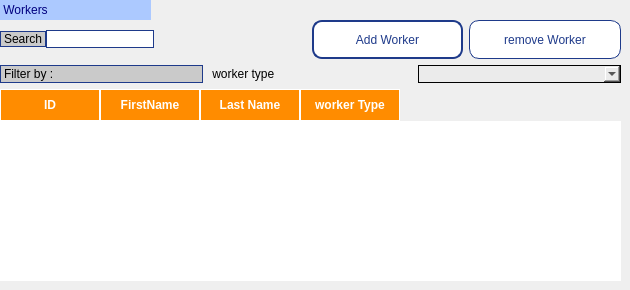
            <widget class="QWidget" name="workers">
             <property name="sizePolicy">
              <sizepolicy hsizetype="Expanding" vsizetype="Expanding">
               <horstretch>0</horstretch>
               <verstretch>0</verstretch>
              </sizepolicy>
             </property>
             <widget class="QLabel" name="label_6">
              <property name="geometry">
               <rect>
                <x>0</x>
                <y>0</y>
                <width>151</width>
                <height>20</height>
               </rect>
              </property>
              <property name="styleSheet">
               <string notr="true">color: rgb(0, 0, 127);
font: 9pt &quot;8514oem&quot;;
background-color: rgb(172, 201, 255);</string>
              </property>
              <property name="text">
               <string> Workers</string>
              </property>
             </widget>
             <widget class="QWidget" name="layoutWidget">
              <property name="geometry">
               <rect>
                <x>0</x>
                <y>20</y>
                <width>621</width>
                <height>261</height>
               </rect>
              </property>
              <layout class="QVBoxLayout" name="verticalLayout_18">
               <item>
                <layout class="QVBoxLayout" name="verticalLayout_17">
                 <item>
                  <layout class="QHBoxLayout" name="horizontalLayout_23">
                   <item>
                    <layout class="QHBoxLayout" name="horizontalLayout_24">
                     <property name="spacing">
                      <number>0</number>
                     </property>
                     <item>
                      <widget class="QLabel" name="label_31">
                       <property name="sizePolicy">
                        <sizepolicy hsizetype="Preferred" vsizetype="Fixed">
                         <horstretch>0</horstretch>
                         <verstretch>0</verstretch>
                        </sizepolicy>
                       </property>
                       <property name="styleSheet">
                        <string notr="true">
border-color: rgb(0, 0, 0);
    border: 1px solid #1E3A8A;
background-color: rgb(202, 202, 202);
</string>
                       </property>
                       <property name="text">
                        <string>Search</string>
                       </property>
                      </widget>
                     </item>
                     <item>
                      <widget class="QLineEdit" name="searchworker">
                       <property name="styleSheet">
                        <string notr="true">border-color: rgb(0, 0, 0);
background-color: rgb(255, 255, 255);
    border: 1px solid #1E3A8A;</string>
                       </property>
                       <property name="text">
                        <string/>
                       </property>
                      </widget>
                     </item>
                    </layout>
                   </item>
                   <item>
                    <spacer name="horizontalSpacer_3">
                     <property name="orientation">
                      <enum>Qt::Orientation::Horizontal</enum>
                     </property>
                     <property name="sizeHint" stdset="0">
                      <size>
                       <width>40</width>
                       <height>20</height>
                      </size>
                     </property>
                    </spacer>
                   </item>
                   <item>
                    <widget class="QPushButton" name="addworker">
                     <property name="sizePolicy">
                      <sizepolicy hsizetype="Expanding" vsizetype="Expanding">
                       <horstretch>0</horstretch>
                       <verstretch>0</verstretch>
                      </sizepolicy>
                     </property>
                     <property name="styleSheet">
                      <string notr="true">QPushButton {

    border: 2px solid #1E3A8A;
    border-radius: 10px;
    background-color: white;
    color: #1E3A8A;


}

QPushButton:hover {
    background-color: rgb(148, 210, 233);
}

QPushButton:pressed {
    background-color: rgb(255, 170, 0);
    color: white;
}</string>
                     </property>
                     <property name="text">
                      <string>Add Worker</string>
                     </property>
                     <property name="icon">
                      <iconset resource="resources.qrc">
                       <normaloff>:/icons/icons/add_24dp_1F1F1F_FILL0_wght400_GRAD0_opsz24.svg</normaloff>:/icons/icons/add_24dp_1F1F1F_FILL0_wght400_GRAD0_opsz24.svg</iconset>
                     </property>
                     <property name="iconSize">
                      <size>
                       <width>31</width>
                       <height>17</height>
                      </size>
                     </property>
                     <property name="checkable">
                      <bool>true</bool>
                     </property>
                     <property name="autoExclusive">
                      <bool>true</bool>
                     </property>
                    </widget>
                   </item>
                   <item>
                    <widget class="QPushButton" name="removeworker">
                     <property name="sizePolicy">
                      <sizepolicy hsizetype="Expanding" vsizetype="Preferred">
                       <horstretch>0</horstretch>
                       <verstretch>0</verstretch>
                      </sizepolicy>
                     </property>
                     <property name="styleSheet">
                      <string notr="true">QPushButton {

    border: 1px solid #1E3A8A;
    border-radius: 10px;
    background-color: white;
    color: #1E3A8A;


}

QPushButton:hover {
    background-color: rgb(148, 210, 233);
}

QPushButton:pressed {
    background-color: rgb(255, 170, 0);
    color: white;
}</string>
                     </property>
                     <property name="text">
                      <string>remove Worker</string>
                     </property>
                     <property name="icon">
                      <iconset resource="resources.qrc">
                       <normaloff>:/icons/icons/sync_alt_24dp_1F1F1F_FILL0_wght400_GRAD0_opsz24.svg</normaloff>:/icons/icons/sync_alt_24dp_1F1F1F_FILL0_wght400_GRAD0_opsz24.svg</iconset>
                     </property>
                     <property name="iconSize">
                      <size>
                       <width>31</width>
                       <height>17</height>
                      </size>
                     </property>
                     <property name="checkable">
                      <bool>true</bool>
                     </property>
                     <property name="autoExclusive">
                      <bool>true</bool>
                     </property>
                    </widget>
                   </item>
                  </layout>
                 </item>
                 <item>
                  <layout class="QHBoxLayout" name="horizontalLayout_25">
                   <item>
                    <widget class="QLabel" name="label_32">
                     <property name="sizePolicy">
                      <sizepolicy hsizetype="Expanding" vsizetype="Preferred">
                       <horstretch>0</horstretch>
                       <verstretch>0</verstretch>
                      </sizepolicy>
                     </property>
                     <property name="minimumSize">
                      <size>
                       <width>100</width>
                       <height>0</height>
                      </size>
                     </property>
                     <property name="styleSheet">
                      <string notr="true">border-color: rgb(0, 0, 0);
    border: 1px solid #1E3A8A;
background-color: rgb(202, 202, 202);

</string>
                     </property>
                     <property name="text">
                      <string>Filter by :</string>
                     </property>
                    </widget>
                   </item>
                   <item>
                    <widget class="QLabel" name="label_33">
                     <property name="sizePolicy">
                      <sizepolicy hsizetype="Expanding" vsizetype="Preferred">
                       <horstretch>0</horstretch>
                       <verstretch>0</verstretch>
                      </sizepolicy>
                     </property>
                     <property name="text">
                      <string> worker type</string>
                     </property>
                    </widget>
                   </item>
                   <item>
                    <widget class="QComboBox" name="filterBytype">
                     <property name="sizePolicy">
                      <sizepolicy hsizetype="Expanding" vsizetype="Fixed">
                       <horstretch>0</horstretch>
                       <verstretch>0</verstretch>
                      </sizepolicy>
                     </property>
                     <property name="styleSheet">
                      <string notr="true">background-color: rgb(235, 235, 235);
font: 8pt &quot;Microsoft JhengHei UI&quot;;
color: rgb(0, 0, 0);
    border: 1px solid #1E3A8A;
border-color: rgb(0, 0, 0);</string>
                     </property>
                    </widget>
                   </item>
                  </layout>
                 </item>
                </layout>
               </item>
               <item>
                <widget class="QTableWidget" name="wokersTable">
                 <property name="sizePolicy">
                  <sizepolicy hsizetype="Expanding" vsizetype="Expanding">
                   <horstretch>0</horstretch>
                   <verstretch>0</verstretch>
                  </sizepolicy>
                 </property>
                 <property name="minimumSize">
                  <size>
                   <width>0</width>
                   <height>0</height>
                  </size>
                 </property>
                 <property name="maximumSize">
                  <size>
                   <width>16777215</width>
                   <height>16777215</height>
                  </size>
                 </property>
                 <property name="styleSheet">
                  <string notr="true">

QTableWidget::item:selected {
    background-color: rgb(148, 210, 233);
    color: black;
}
QTableWidget {
    background-color: white;
    gridline-color: white;
    border: none;
}

QTableWidget::item {
    background-color: white;
    color: black;
    border: 1px solid white;
}

QHeaderView::section {
    background-color: #FF8C00;
    color: white;
    font-weight: bold;
    border: 1px solid white;
    padding: 6px;
}

</string>
                 </property>
                 <property name="autoScroll">
                  <bool>true</bool>
                 </property>
                 <column>
                  <property name="text">
                   <string>ID</string>
                  </property>
                 </column>
                 <column>
                  <property name="text">
                   <string>FirstName</string>
                  </property>
                 </column>
                 <column>
                  <property name="text">
                   <string>Last Name</string>
                  </property>
                 </column>
                 <column>
                  <property name="text">
                   <string>worker Type</string>
                  </property>
                 </column>
                </widget>
               </item>
              </layout>
             </widget>
            </widget>
